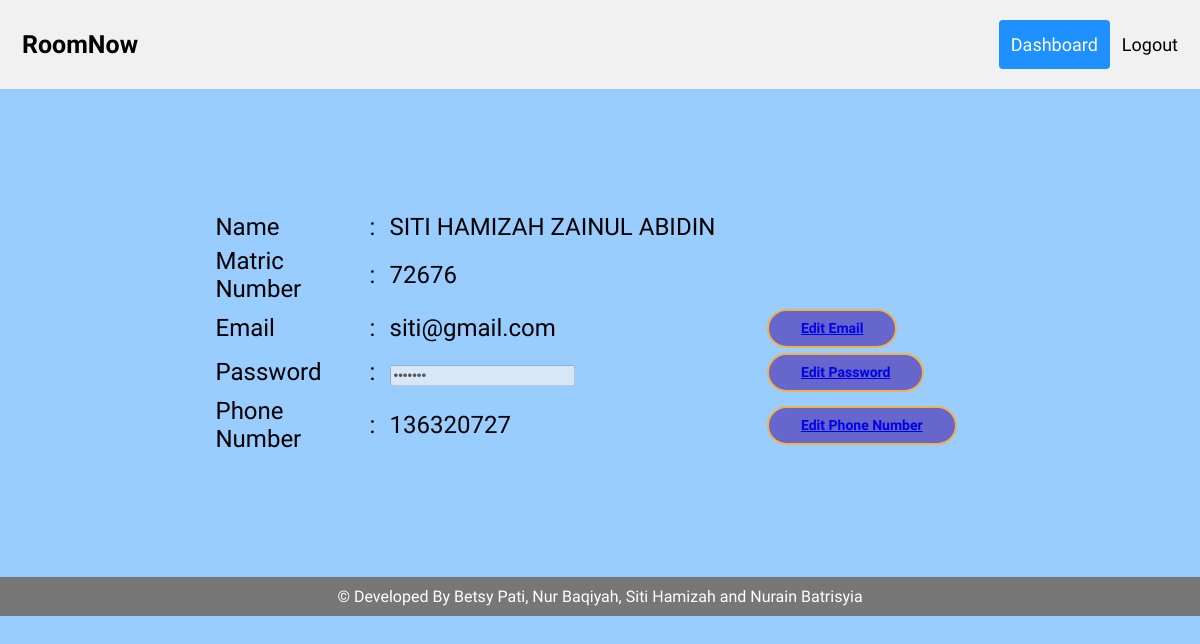
The app's page /user-profile.php (signed in) with its own data.
### tables this page shows
CREATE TABLE `internaluser` (
  `userID` int(30) NOT NULL,
  `firstname` varchar(255) NOT NULL,
  `lastname` varchar(255) NOT NULL,
  `email` varchar(255) NOT NULL,
  `phoneNo` int(30) NOT NULL,
  `password` varchar(255) NOT NULL,
  `confirmPassword` varchar(255) NOT NULL,
  `matricNo` int(30) NOT NULL
);

### user-profile.php (the view, shortened to what this page needs)
<?php include "do-session.php";
$matricNo = $_SESSION["matricNo"];
?>
<!DOCTYPE html>
<html>
<head>
    <link rel="stylesheet" href="https://cdnjs.cloudflare.com/ajax/libs/font-awesome/4.7.0/css/font-awesome.min.css">
    <link rel="stylesheet" type="text/css" href="css/main.css">
</head>
<body>
<?php
include "dbconnection.php";
$query = "select * from internaluser where matricNo='$matricNo'";
$result = mysqli_query($db, $query);
$row = mysqli_fetch_array($result);
$fname = $row["firstname"];
$lname = $row["lastname"];
$name = $fname . ' ' . $lname;
$matricNo = $row["matricNo"];
?>
<div class="header">
  <a href="home.php" class="logo">RoomNow</a>
  <div class="header-right">
    <a class="active" href="home.php">Dashboard</a>
    <a href="index.html">Logout</a>
  </div>
</div>
<div class="input-container">
           <td width="556"><table width="775" height="248" align="center" >
    <tr>
                     <td width="152" height="32">Name</td>
                     <td width="18">:</td>
                     <td><?php echo $name; ?></td>
                   </tr>
                   <tr>
                     <td height="33">Matric Number</td>
                     <td>:</td>
                     <td><?php echo $row["matricNo"]; ?></td>
                   </tr>
                   <tr>
                     <td height="33">Email</td>
                     <td>:</td>
           <td><?php echo $row["email"]; ?></td>
                     <td><button class="button"><?php echo "<a href=\"javascript:window.open('editemail.php?matricNo=$matricNo', 'Edit Email', 'width=700, height=570, top=50, left=375');\">Edit Email</a>";?></button></td>
                     </td>
                   <tr>
                     <td height="32">Password</td>
           <td>:</td>
           <td><input type="password" value="<?php echo $row["password"]; ?>" disabled></td>
                     <td><button class="button"><?php echo "<a href=\"javascript:window.open('editpassword.php?matricNo=$matricNo', 'Edit Password', 'width=700, height=570, top=50, left=375');\">Edit Password</a>";?></button></td>
                   </tr>
                   <tr>
                     <td height="34">Phone Number</td>
                     <td>:</td>
           <td><?php echo $row["phoneNo"]; ?></td>
                     <td><button class="button"><?php echo "<a href=\"javascript:window.open('editphonenumber.php?matricNo=$matricNo', 'Edit Phone Number', 'width=700, height=570, top=50, left=375');\">Edit Phone Number</a>";?></button></td>
                   </tr>
  </div>
<footer><center>&copy; Developed By Betsy Pati, Nur Baqiyah, Siti Hamizah and Nurain Batrisyia</center></footer></div>
<br>
</body>
</html>

### css/main.css (style rules this page uses)
* { box-sizing: border-box; }
body { margin: 0; font-family: 'Autour One'; background-position: center; background-color: #99CCFF; box-sizing: contain; }
.header { overflow: hidden; background-color: #f1f1f1; padding: 20px 10px; }
.header a { float: left; color: black; text-align: center; padding: 12px; text-decoration: none; font-size: 18px; line-height: 25px; border-radius: 4px; }
.header a.logo { font-size: 25px; font-weight: bold; }
.header a.active { background-color: dodgerblue; color: white; }
.header-right { float: right; }
.button { font-family: 'Autour One'; text-shadow: 0px 0px 3px rgba(117, 117, 117, 0.12); position: center; font-size: 14px; font-weight: 600; padding: 0.6rem 2rem; color: white; background-color: rgb(102, 102, 204); border: 2px solid #f1b24a; border-radius: 2rem; transition-duration: 0.4s; cursor: pointer; }
table { margin-top: 10%; margin-bottom: 10%; }
td { font-size: 24px; margin-top: 30px; margin-bottom: 15px; }
footer { background-color: #777; padding: 10px; text-align: center; color: white; }

### records on screen
internaluser: name "SITI HAMIZAH ZAINUL ABIDIN", matricNo "72676", email "siti@gmail.com", phoneNo "136320727"
